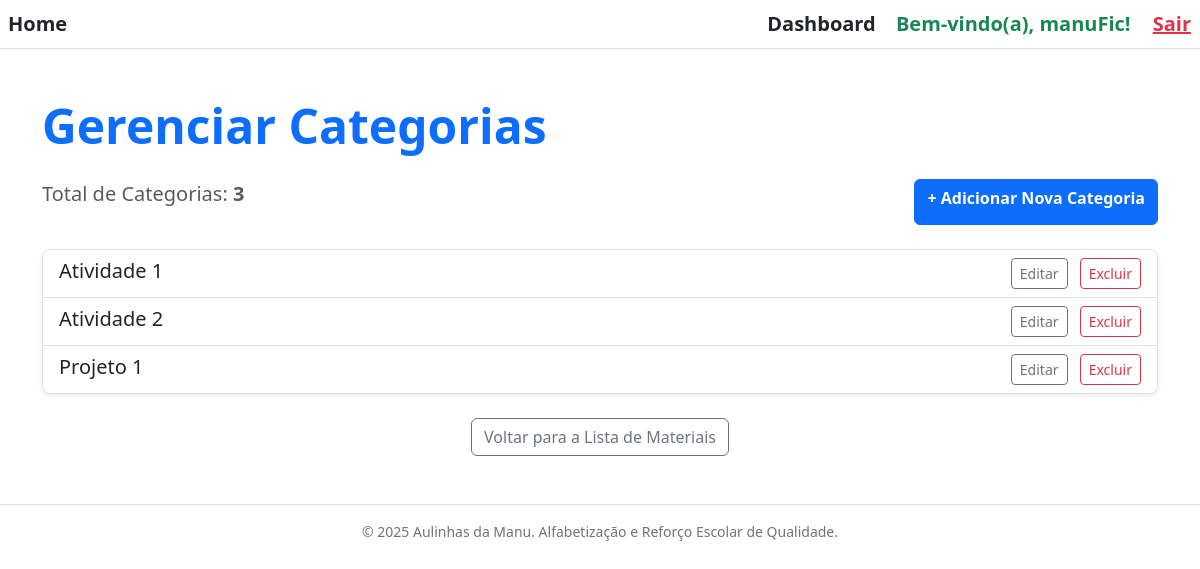
Screenshot of /materiais/categorias/ (signed in) with the database file from the repository.
### materiais/models.py (models this page shows, shortened)
class Categoria(models.Model):
    ID_Categoria = models.AutoField(primary_key=True)
    Nome = models.CharField(max_length=50, unique=True)

### materiais/views.py (the view)
# urls.py: path('categorias/', CategoriaListView.as_view(), name='lista_categorias'),
class CategoriaListView(LoginRequiredMixin, ListView):
    model = Categoria
    context_object_name = 'categorias'
    template_name = 'materiais/categoria_lista.html'
    def get_queryset(self):
        return Categoria.objects.all().order_by('Nome')

### materiais/templates/materiais/categoria_lista.html (shortened to what this page needs)
{% extends 'base.html' %}
{% load static %}
{% block content %}
<div class="container my-5">
    <h1 class="display-5 fw-bold text-primary mb-4">
        Gerenciar Categorias
    </h1>
    <div class="d-flex justify-content-between mb-4">
        <p class="lead text-muted">Total de Categorias: <span class="fw-bold">{{ categorias.count }}</span></p>
        <a href="{% url 'materiais:criar_categoria' %}" class="btn btn-primary fw-bold">
            + Adicionar Nova Categoria
        </a>
    </div>
    {% if categorias %}
        <div class="list-group shadow-sm rounded-3 overflow-hidden">
            {% for categoria in categorias %}
            <div class="list-group-item d-flex justify-content-between align-items-center">
                <h5 class="mb-1">{{ categoria.Nome }}</h5>
                <div>
                    <a href="{% url 'materiais:editar_categoria' pk=categoria.pk %}" class="btn btn-sm btn-outline-secondary me-2" title="Editar Categoria">
                        Editar
                    </a>
                    <a href="{% url 'materiais:deletar_categoria' pk=categoria.pk %}" class="btn btn-sm btn-outline-danger" title="Excluir Categoria" onclick="return confirm('Tem certeza que deseja excluir a categoria {{ categoria.Nome }}?');">
                        Excluir
                    </a>
                </div>
            </div>
            {% endfor %}
        </div>
    {% else %}
        <div class="alert alert-info text-center mt-5" role="alert">
            Você ainda não tem categorias cadastradas. <a href="{% url 'materiais:criar_categoria' %}" class="alert-link fw-bold">Clique aqui para adicionar sua primeira categoria!</a>
        </div>
    {% endif %}
    <div class="mt-4 text-center">
        <a href="{% url 'materiais:lista_materiais' %}" class="btn btn-outline-secondary">Voltar para a Lista de Materiais</a>
    </div>
</div>
{% endblock %}

### templates/base.html (shortened to what this page needs)
<!DOCTYPE html>
<html lang="pt-br">
<head>
    <link href="https://cdn.jsdelivr.net/npm/bootstrap@5.3.3/dist/css/bootstrap.min.css" rel="stylesheet">
    <link rel="stylesheet" href="https://cdnjs.cloudflare.com/ajax/libs/font-awesome/6.5.2/css/all.min.css">
</head>
<body>
    <header>
        <nav class="p-2 border-bottom d-flex justify-content-between align-items-center">
            <div>
                <a href="{% url 'principal:home' %}" class="text-decoration-none fw-bold fs-5 me-3 text-dark">Home</a>
            </div>
            <div>
                {% if user.is_authenticated %}
                    <a href="{% url 'principal:dashboard' %}" class="text-decoration-none fw-bold fs-5 me-3 text-dark">Dashboard</a>
                    <span class="fw-bold fs-5 me-3 text-success">
                        Bem-vindo(a), {{ user.username }}!
                    </span>
                    <form action="{% url 'logout' %}" method="post" style="display: inline;">
                        <button type="submit" class="btn btn-link text-danger small p-0 align-baseline fw-bold fs-5 d-inline-block">
                            Sair
                        </button>
                    </form>
                    {% endif %}
            </div>
        </nav>
    </header>
    <main>
        {% block content %}
        {% endblock %}
    </main>
    <footer class="mt-5 pt-3 text-center text-secondary small border-top">
        © 2025 Aulinhas da Manu. Alfabetização e Reforço Escolar de Qualidade.
    </footer>
</body>
</html>

### rows the page displays
Categoria: Nome "Atividade 1"
Categoria: Nome "Atividade 2"
Categoria: Nome "Projeto 1"

### other values shown
{{ user.username }} "manuFic"
{{ categorias.count }} "3"
